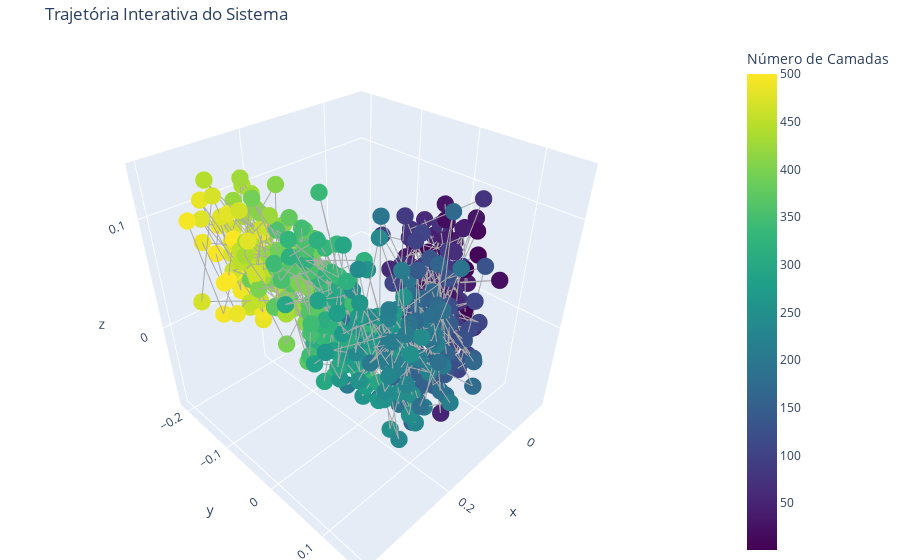

Notebook cell for this chart:
### Code cell
print("--- Escolha a Visualização ---")
print("1: Gráfico com Trajetória")
print("2: Gráfico com Setas (Direção da Trajetória)")
print("3: Gráfico Interativo")

#plot_choice = input("Digite o número do gráfico desejado (1-3): ")
plot_choice = '3'

x_coords = new_results[dic_labels['<Z_0>']]
y_coords = new_results[dic_labels['<Z_1>']]
z_coords = new_results[dic_labels['<Z_2>']]

camadas = list(range(1, number_of_layers + 1)) 

# GRÁFICO 1
if plot_choice == '1':
    fig = plt.figure(figsize=(10, 8))
    ax = fig.add_subplot(111, projection='3d')
    ax.plot(x_coords, y_coords, z_coords, color='gray', alpha=0.6, linestyle='--')
    plot = ax.scatter(x_coords, y_coords, z_coords, c=camadas, cmap='viridis', marker='o')
    cbar = fig.colorbar(plot, ax=ax, shrink=0.7)
    cbar.set_label('Número de Camadas')
    ax.set_xlabel('x')
    ax.set_ylabel('y')
    ax.set_zlabel('z')
    ax.set_title(f'Trajetória do Estado do Sistema')
    plt.tight_layout()
    plt.show()

# GRÁFICO 2
elif plot_choice == '2':
    fig = plt.figure(figsize=(12, 10))
    ax = fig.add_subplot(111, projection='3d')
    plot = ax.scatter(x_coords, y_coords, z_coords, c=camadas, cmap='viridis', s=50, depthshade=True)
    for i in range(number_of_layers - 1):
        ax.quiver(
            x_coords[i], y_coords[i], z_coords[i],
            x_coords[i+1] - x_coords[i],
            y_coords[i+1] - y_coords[i],
            z_coords[i+1] - z_coords[i],
            arrow_length_ratio=0.3, color='gray', alpha=0.7
        )
    cbar = fig.colorbar(plot, ax=ax, shrink=0.7)
    cbar.set_label('Número de Camadas')
    ax.set_xlabel('x')
    ax.set_ylabel('y')
    ax.set_zlabel('z')
    ax.set_title(f'Trajetória com Direção')
    ax.view_init(elev=25, azim=-135)
    plt.tight_layout()
    plt.show()

# GRÁFICO 3
elif plot_choice == '3':
    fig = go.Figure(data=[
        go.Scatter3d(
            x=x_coords, y=y_coords, z=z_coords,
            mode='lines+markers',
            marker=dict(
                size=6, color=camadas, colorscale='Viridis',
                colorbar_title='Número de Camadas', showscale=True
            ),
            line=dict(color='darkgrey', width=2)
        )
    ])
    fig.update_layout(
        title=f'Trajetória Interativa do Sistema',
        scene=dict(
            xaxis_title='x', yaxis_title='y', zaxis_title='z',
            aspectratio=dict(x=1, y=1, z=1)
        ),
        margin=dict(l=0, r=0, b=0, t=40)
    )
    fig.show()

### Figure 1 — Plotly figure (JSON) as saved in the notebook; plotly's stock layout.template omitted (floating-point values rounded to 4 significant figures; data arrays with more than 128 entries replaced by an {"elided": "..."} marker saying what was removed)
{"data": [{"line": {"color": "darkgrey", "width": 2}, "marker": {"color": {"elided": "500 int values"}, "colorbar": {"title": {"text": "Número de Camadas"}}, "colorscale": [[0, "#440154"], [0.1111, "#482878"], [0.2222, "#3e4989"], [0.3333, "#31688e"], [0.4444, "#26828e"], [0.5556, "#1f9e89"], [0.6667, "#35b779"], [0.7778, "#6ece58"], [0.8889, "#b5de2b"], [1, "#fde725"]], "showscale": true, "size": 6}, "mode": "lines+markers", "type": "scatter3d", "x": {"elided": "500 float values"}, "y": {"elided": "500 float values"}, "z": {"elided": "500 float values"}}], "layout": {"margin": {"b": 0, "l": 0, "r": 0, "t": 40}, "scene": {"aspectratio": {"x": 1, "y": 1, "z": 1}, "xaxis": {"title": {"text": "x"}}, "yaxis": {"title": {"text": "y"}}, "zaxis": {"title": {"text": "z"}}}, "title": {"text": "Trajetória Interativa do Sistema"}}}
